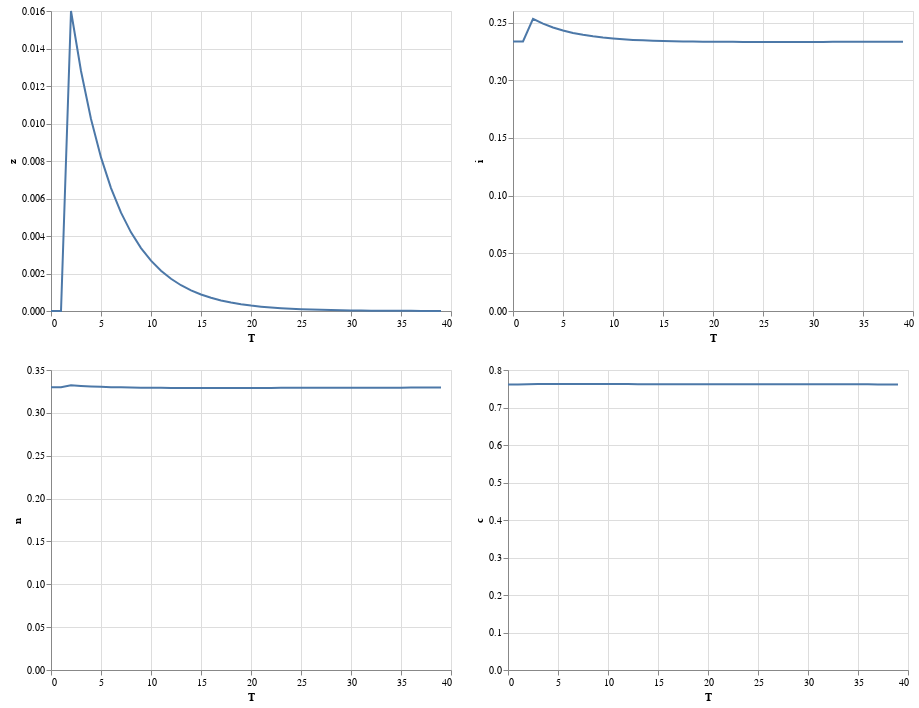

This figure's notebook cell:
### Markdown cell above
Note that the plotting is made using the wonderful [matplotlib](http://matplotlib.org/users/pyplot_tutorial.html) library. Read the online [tutorials](http://matplotlib.org/users/beginner.html) to learn how to customize the plots to your needs (e.g., using [latex](http://matplotlib.org/users/usetex.html) in annotations). If instead you would like to produce charts in Matlab, you can easily export the impulse response functions, or any other matrix, to a `.mat` file.

### Code cell
# it is also possible (and fun) to use the graph visualization altair lib instead:
# it is not part of dolo dependencies. To install `conda install -c conda-forge altair`
import altair as alt
df = irf.drop('N').to_pandas().reset_index() # convert to flat database
base = alt.Chart(df).mark_line()
ch1 = base.encode(x='T', y='z')
ch2 = base.encode(x='T', y='i')
ch3 = base.encode(x='T', y='n')
ch4 = base.encode(x='T', y='c')
(ch1|ch2)& \
(ch3|ch4)

### Figure 1 — Vega-Lite specification as saved in the notebook (floating-point values rounded to 4 significant figures)
{"$schema": "https://vega.github.io/schema/vega-lite/v2.6.0.json", "config": {"view": {"height": 300, "width": 400}}, "datasets": {"data-2673e6b1c2c1a066df545bf466b58d5f": [{"T": 0, "c": 0.7613, "e_z": 0, "i": 0.2336, "k": 9.355, "n": 0.3299, "rk": 0.03509, "w": 2.02, "y": 0.9948, "z": 0}, {"T": 1, "c": 0.7612, "e_z": 0.016, "i": 0.2336, "k": 9.355, "n": 0.3299, "rk": 0.03509, "w": 2.02, "y": 0.9948, "z": 0}, {"T": 2, "c": 0.7623, "e_z": 0, "i": 0.2532, "k": 9.354, "n": 0.3322, "rk": 0.03582, "w": 2.048, "y": 1.015, "z": 0.016}, {"T": 3, "c": 0.7624, "e_z": 0, "i": 0.249, "k": 9.374, "n": 0.3314, "rk": 0.03561, "w": 2.045, "y": 1.011, "z": 0.0128}, {"T": 4, "c": 0.7624, "e_z": 0, "i": 0.2457, "k": 9.388, "n": 0.3308, "rk": 0.03544, "w": 2.042, "y": 1.008, "z": 0.01024}, {"T": 5, "c": 0.7624, "e_z": 0, "i": 0.2431, "k": 9.399, "n": 0.3304, "rk": 0.0353, "w": 2.039, "y": 1.006, "z": 0.008192}, {"T": 6, "c": 0.7625, "e_z": 0, "i": 0.241, "k": 9.408, "n": 0.33, "rk": 0.0352, "w": 2.037, "y": 1.003, "z": 0.006554}, {"T": 7, "c": 0.7625, "e_z": 0, "i": 0.2394, "k": 9.413, "n": 0.3297, "rk": 0.03512, "w": 2.036, "y": 1.002, "z": 0.005243}, {"T": 8, "c": 0.7624, "e_z": 0, "i": 0.238, "k": 9.417, "n": 0.3295, "rk": 0.03506, "w": 2.034, "y": 1.0, "z": 0.004194}, {"T": 9, "c": 0.7624, "e_z": 0, "i": 0.237, "k": 9.42, "n": 0.3294, "rk": 0.03501, "w": 2.033, "y": 0.9994, "z": 0.003355}, {"T": 10, "c": 0.7624, "e_z": 0, "i": 0.2361, "k": 9.422, "n": 0.3293, "rk": 0.03498, "w": 2.032, "y": 0.9986, "z": 0.002684}, {"T": 11, "c": 0.7624, "e_z": 0, "i": 0.2355, "k": 9.422, "n": 0.3292, "rk": 0.03495, "w": 2.031, "y": 0.9979, "z": 0.002147}, {"T": 12, "c": 0.7624, "e_z": 0, "i": 0.235, "k": 9.422, "n": 0.3291, "rk": 0.03493, "w": 2.03, "y": 0.9973, "z": 0.001718}, {"T": 13, "c": 0.7623, "e_z": 0, "i": 0.2346, "k": 9.421, "n": 0.3291, "rk": 0.03492, "w": 2.03, "y": 0.9969, "z": 0.001374}, {"T": 14, "c": 0.7623, "e_z": 0, "i": 0.2342, "k": 9.42, "n": 0.329, "rk": 0.03491, "w": 2.029, "y": 0.9965, "z": 0.0011}, {"T": 15, "c": 0.7623, "e_z": 0, "i": 0.234, "k": 9.419, "n": 0.329, "rk": 0.0349, "w": 2.029, "y": 0.9962, "z": 0.0008796}, {"T": 16, "c": 0.7622, "e_z": 0, "i": 0.2338, "k": 9.418, "n": 0.329, "rk": 0.0349, "w": 2.028, "y": 0.996, "z": 0.0007037}, {"T": 17, "c": 0.7622, "e_z": 0, "i": 0.2336, "k": 9.416, "n": 0.329, "rk": 0.0349, "w": 2.028, "y": 0.9958, "z": 0.0005629}, {"T": 18, "c": 0.7622, "e_z": 0, "i": 0.2335, "k": 9.414, "n": 0.329, "rk": 0.0349, "w": 2.027, "y": 0.9957, "z": 0.0004504}, {"T": 19, "c": 0.7621, "e_z": 0, "i": 0.2334, "k": 9.412, "n": 0.3291, "rk": 0.0349, "w": 2.027, "y": 0.9955, "z": 0.0003603}, {"T": 20, "c": 0.7621, "e_z": 0, "i": 0.2333, "k": 9.41, "n": 0.3291, "rk": 0.03491, "w": 2.027, "y": 0.9954, "z": 0.0002882}, {"T": 21, "c": 0.7621, "e_z": 0, "i": 0.2333, "k": 9.409, "n": 0.3291, "rk": 0.03491, "w": 2.026, "y": 0.9954, "z": 0.0002306}, {"T": 22, "c": 0.762, "e_z": 0, "i": 0.2333, "k": 9.407, "n": 0.3291, "rk": 0.03492, "w": 2.026, "y": 0.9953, "z": 0.0001845}, {"T": 23, "c": 0.762, "e_z": 0, "i": 0.2332, "k": 9.405, "n": 0.3292, "rk": 0.03492, "w": 2.026, "y": 0.9952, "z": 0.0001476}, {"T": 24, "c": 0.762, "e_z": 0, "i": 0.2332, "k": 9.403, "n": 0.3292, "rk": 0.03493, "w": 2.026, "y": 0.9952, "z": 0.0001181}, {"T": 25, "c": 0.7619, "e_z": 0, "i": 0.2332, "k": 9.401, "n": 0.3292, "rk": 0.03493, "w": 2.025, "y": 0.9951, "z": 9.445e-05}, {"T": 26, "c": 0.7619, "e_z": 0, "i": 0.2332, "k": 9.399, "n": 0.3292, "rk": 0.03494, "w": 2.025, "y": 0.9951, "z": 7.556e-05}, {"T": 27, "c": 0.7619, "e_z": 0, "i": 0.2332, "k": 9.397, "n": 0.3292, "rk": 0.03494, "w": 2.025, "y": 0.9951, "z": 6.045e-05}, {"T": 28, "c": 0.7619, "e_z": 0, "i": 0.2332, "k": 9.396, "n": 0.3293, "rk": 0.03495, "w": 2.025, "y": 0.9951, "z": 4.836e-05}, {"T": 29, "c": 0.7618, "e_z": 0, "i": 0.2332, "k": 9.394, "n": 0.3293, "rk": 0.03495, "w": 2.025, "y": 0.995, "z": 3.869e-05}, {"T": 30, "c": 0.7618, "e_z": 0, "i": 0.2332, "k": 9.392, "n": 0.3293, "rk": 0.03496, "w": 2.024, "y": 0.995, "z": 3.095e-05}, {"T": 31, "c": 0.7618, "e_z": 0, "i": 0.2332, "k": 9.391, "n": 0.3293, "rk": 0.03497, "w": 2.024, "y": 0.995, "z": 2.476e-05}, {"T": 32, "c": 0.7618, "e_z": 0, "i": 0.2332, "k": 9.389, "n": 0.3294, "rk": 0.03497, "w": 2.024, "y": 0.995, "z": 1.981e-05}, {"T": 33, "c": 0.7617, "e_z": 0, "i": 0.2333, "k": 9.388, "n": 0.3294, "rk": 0.03498, "w": 2.024, "y": 0.995, "z": 1.585e-05}, {"T": 34, "c": 0.7617, "e_z": 0, "i": 0.2333, "k": 9.386, "n": 0.3294, "rk": 0.03498, "w": 2.024, "y": 0.995, "z": 1.268e-05}, {"T": 35, "c": 0.7617, "e_z": 0, "i": 0.2333, "k": 9.385, "n": 0.3294, "rk": 0.03499, "w": 2.024, "y": 0.995, "z": 1.014e-05}, {"T": 36, "c": 0.7617, "e_z": 0, "i": 0.2333, "k": 9.384, "n": 0.3295, "rk": 0.03499, "w": 2.023, "y": 0.995, "z": 8.113e-06}, {"T": 37, "c": 0.7617, "e_z": 0, "i": 0.2333, "k": 9.382, "n": 0.3295, "rk": 0.035, "w": 2.023, "y": 0.995, "z": 6.49e-06}, {"T": 38, "c": 0.7616, "e_z": 0, "i": 0.2333, "k": 9.381, "n": 0.3295, "rk": 0.035, "w": 2.023, "y": 0.9949, "z": 5.192e-06}, {"T": 39, "c": 0.7616, "e_z": 0, "i": 0.2333, "k": 9.38, "n": 0.3295, "rk": 0.035, "w": 2.023, "y": 0.9949, "z": 4.154e-06}]}, "vconcat": [{"hconcat": [{"data": {"name": "data-2673e6b1c2c1a066df545bf466b58d5f"}, "encoding": {"x": {"field": "T", "type": "quantitative"}, "y": {"field": "z", "type": "quantitative"}}, "mark": "line"}, {"data": {"name": "data-2673e6b1c2c1a066df545bf466b58d5f"}, "encoding": {"x": {"field": "T", "type": "quantitative"}, "y": {"field": "i", "type": "quantitative"}}, "mark": "line"}]}, {"hconcat": [{"data": {"name": "data-2673e6b1c2c1a066df545bf466b58d5f"}, "encoding": {"x": {"field": "T", "type": "quantitative"}, "y": {"field": "n", "type": "quantitative"}}, "mark": "line"}, {"data": {"name": "data-2673e6b1c2c1a066df545bf466b58d5f"}, "encoding": {"x": {"field": "T", "type": "quantitative"}, "y": {"field": "c", "type": "quantitative"}}, "mark": "line"}]}]}
